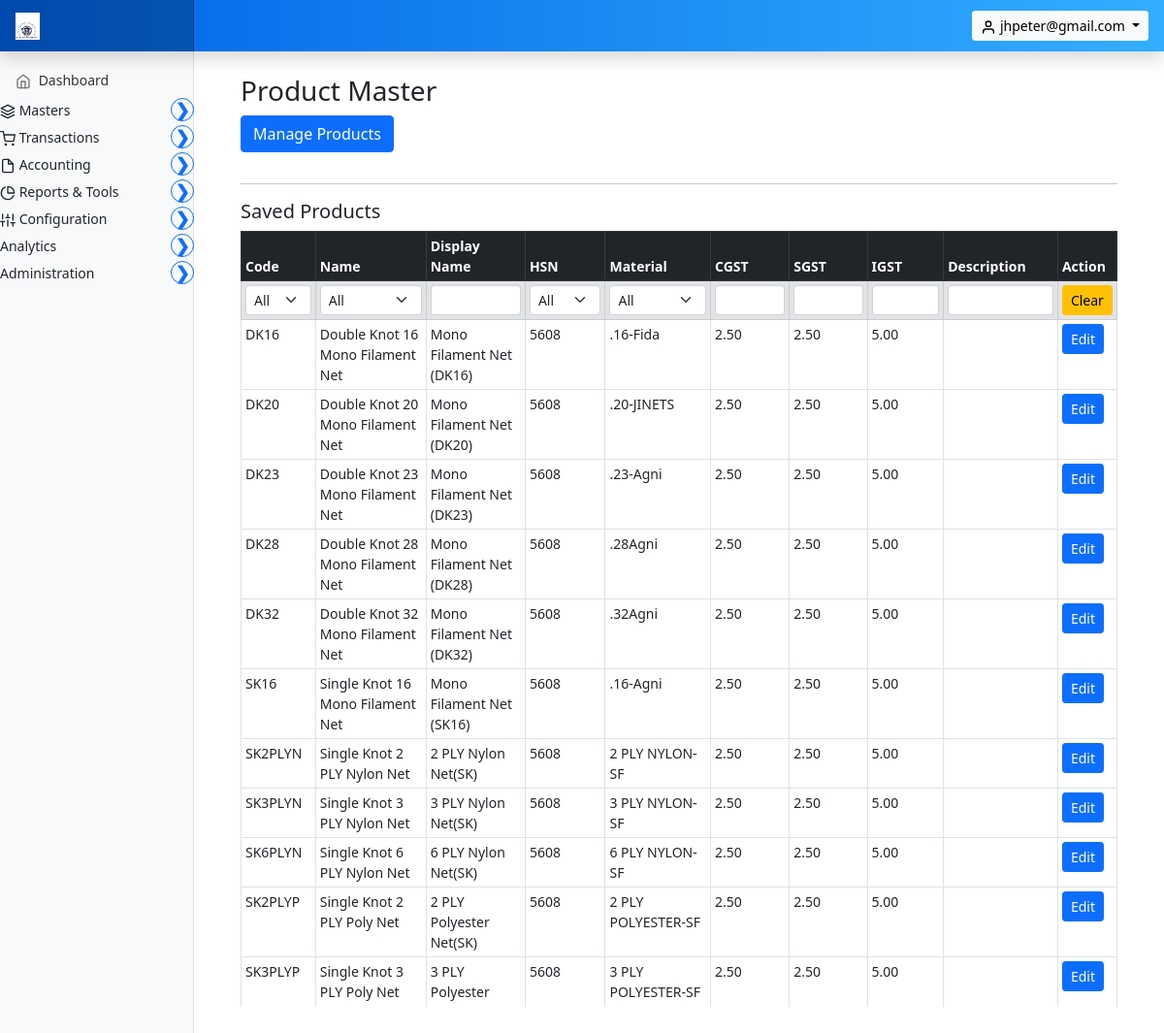
Screenshot of /invoice/products/ (signed in) with the database file from the repository.
### marania_invoice_app/models.py (models this page shows, shortened)
class Product(models.Model):
    code = models.CharField(max_length=50, unique=True)
    name = models.CharField(max_length=200)
    display_name = models.CharField(max_length=200, blank=True, null=True)
    hsn = models.CharField(max_length=20, blank=True, null=True)
    material = models.ForeignKey(
        Materials,
        to_field='code',
        on_delete=models.DO_NOTHING,
        related_name='products',
        db_constraint=False,   # ⭐ KEY LINE
        null=True,
        blank=True,
    )
    cgst = models.DecimalField(max_digits=5, decimal_places=2, default=0)
    sgst = models.DecimalField(max_digits=5, decimal_places=2, default=0)
    igst = models.DecimalField(max_digits=5, decimal_places=2, default=0)
    description = models.TextField(blank=True, null=True)
    created_at = models.DateTimeField(auto_now_add=True)
    updated_at = models.DateTimeField(auto_now=True)

class Materials(models.Model):
    code = models.CharField(max_length=50, unique=True)
    name = models.CharField(max_length=255)
    displayname = models.CharField(max_length=255, blank=True, null=True)
    price = models.DecimalField(
        max_digits=10,
        decimal_places=2,
        default=0.00
    )
    gst = models.DecimalField(
        max_digits=5,
        decimal_places=2,
        blank=True,
        null=True,
        help_text="GST percentage (e.g. 9.00)"
    )
    supplier = models.ForeignKey(
                            Parties,
                            to_field='code',
                            on_delete=models.DO_NOTHING,
                            related_name='materials',
                            db_constraint=False,   # ⭐ KEY LINE
                            null=True,
                            blank=True
                        )
    created_at = models.DateTimeField(auto_now_add=True)
    updated_at = models.DateTimeField(auto_now=True)

### marania_invoice_app/views.py (the view, shortened to what this page needs)
# urls.py: path("products/", views.product_master, name="product_master"),
@login_required
def product_master(request):
    products = Product.objects.select_related("material").all()
    materials = Materials.objects.all()
    unique_codes = sorted({p.code for p in products})
    unique_names = sorted({p.name for p in products})
    unique_hsn = sorted({p.hsn or "-" for p in products})
    unique_materials = sorted({p.material.name for p in products if p.material})
    return render(request, "marania_invoice_app/product_master.html", {
        "products": products,
        "materials": materials,              # ✅ NEW
        "unique_codes": unique_codes,
        "unique_names": unique_names,
        "unique_hsn": unique_hsn,
        "unique_materials": unique_materials # ✅ NEW
    })

### marania_invoice_app/context_processors.py (called while the page is built, shortened)
def _is_user_manager(user):
    if not user.is_authenticated:
        return False
    if user.is_superuser or user.is_staff:
        return True
    profile = getattr(user, "user_profile", None)
    if profile is None:
        return False
    return "user_management" in profile.permitted_module_keys()

def _permitted_module_keys(user):
    if not user.is_authenticated:
        return set()
    if user.is_superuser:
        from .modules import MODULE
        return set(MODULE.values())

def base_context(request):
    from django.conf import settings
    company, _ = CompanySettings.objects.get_or_create(id=1)
    user = request.user
    permitted_keys = _permitted_module_keys(user)
    if user.is_authenticated:
        try:
            request.session["permitted_module_keys"] = sorted(permitted_keys)
        except Exception:
            pass
    is_superuser = user.is_authenticated and user.is_superuser
    is_user_manager = _is_user_manager(user)
    return {
        "config": company,  # exposes company_title, logo, etc.
        "app_settings": company,
        "company": company,
        "is_superuser": is_superuser,
        "is_user_manager": is_user_manager,
        "permitted_module_keys": permitted_keys,
        "DEFAULT_LOGO_URL": "/static/images/marania_eagle_logo.png",
    }

### marania_invoice_app/models.py (called while the page is built)
    @property
    def display_logo_url(self):
        if self.company_logo and hasattr(self.company_logo, "url") and self.company_logo.name:
            try:
                return self.company_logo.url
            except Exception:
                return "/static/images/marania_eagle_logo.png"
        return "/static/images/marania_eagle_logo.png"

### templates/marania_invoice_app/product_master.html (shortened to what this page needs)
{% extends 'partials/base.html' %}
{% load static %}
{% block main %}
<main class="col-md-9 ms-sm-auto col-lg-10 px-md-4">
  <div class="container my-4">
    <h3>Product Master</h3>
    <button class="btn btn-primary mb-3" type="button"
            data-bs-toggle="collapse" data-bs-target="#productForm">
      Manage Products
    </button>
    <hr>
    <h5>Saved Products</h5>
    {% if products %}
    <div class="table-responsive" style="max-height:800px; overflow-y:auto;">
      <table class="table table-bordered table-hover table-sm">
        <thead class="table-dark">
          <tr>
            <th>Code</th>
            <th>Name</th>
            <th>Display Name</th>
            <th>HSN</th>
            <th>Material</th>
            <th>CGST</th>
            <th>SGST</th>
            <th>IGST</th>
            <th>Description</th>
            <th>Action</th>
          </tr>
          <tr class="table-secondary">
            <th>
              <select class="form-select form-select-sm column-filter" data-col="0">
                <option value="">All</option>
              </select>
            </th>
            <th>
              <select class="form-select form-select-sm column-filter" data-col="1">
                <option value="">All</option>
              </select>
            </th>
            <th><input class="form-control form-control-sm column-filter" data-col="2"></th>
            <th>
              <select class="form-select form-select-sm column-filter" data-col="3">
                <option value="">All</option>
              </select>
            </th>
            <th>
              <select class="form-select form-select-sm column-filter" data-col="4">
                <option value="">All</option>
              </select>
            </th>
            <th><input class="form-control form-control-sm column-filter" data-col="5"></th>
            <th><input class="form-control form-control-sm column-filter" data-col="6"></th>
            <th><input class="form-control form-control-sm column-filter" data-col="7"></th>
            <th><input class="form-control form-control-sm column-filter" data-col="8"></th>
            <th>
              <button type="button" id="clear-filters" class="btn btn-warning btn-sm">
                Clear
              </button>
            </th>
          </tr>
        </thead>
        <tbody>
          {% for p in products %}
          <tr>
            <td>{{ p.code }}</td>
            <td>{{ p.name }}</td>
            <td>{{ p.display_name }}</td>
            <td>{{ p.hsn }}</td>
            <td>{{ p.material.name }}</td>
            <td>{{ p.cgst }}</td>
            <td>{{ p.sgst }}</td>
            <td>{{ p.igst }}</td>
            <td>{{ p.description }}</td>
            <td>
              <button class="btn btn-primary btn-sm load-product"
                      data-id="{{ p.id }}">Edit</button>
            </td>
          </tr>
          {% endfor %}
        </tbody>
      </table>
    </div>
    {% else %}
      <p class="text-muted">No products found.</p>
    {% endif %}
  </div>
</main>
{% endblock %}

### templates/partials/base.html (shortened to what this page needs)
{% load static %}
<!doctype html>
<html lang="en">
  <head>
    <link href="{% static 'assets/css/bootstrap.min.css' %}" rel="stylesheet">
    <link href="{% static 'assets/css/dashboard.css' %}" rel="stylesheet">
  </head>
  <body>
<header class="navbar navbar-dark sticky-top"
style="background: linear-gradient(90deg, #0062E6, #33AEFF); flex-wrap: nowrap; padding: 0; box-shadow: 0 0.5rem 1rem rgba(0,0,0,.15);">
  <a class="navbar-brand col-md-3 col-lg-2 me-0 px-3" href="#">
    <img src="{{ config.display_logo_url }}" alt="logo" height="28" class="me-2 d-inline-block align-text-top"
         onerror="this.style.display='none';">
  </a>
  <div class="ms-auto me-3 d-flex align-items-center">
    {% if user.is_authenticated %}
    <div class="dropdown">
      <button class="btn btn-light btn-sm dropdown-toggle" type="button" data-bs-toggle="dropdown" aria-expanded="false">
        <span data-feather="user"></span> {{ user.username }}
      </button>
    </div>
    {% endif %}
  </div>
</header>
<div class="container-fluid">
  <div class="row">
    <nav id="sidebarMenu" class="col-md-3 col-lg-2 d-md-block bg-light sidebar collapse">
      <div class="position-sticky pt-3">
        <ul class="nav flex-column">
          <li class="nav-item">
            <a class="nav-link" href="{% url 'dashboard' %}">
              <span data-feather="home"></span>
              Dashboard
            </a>
          </li>
          {% if 'masters' in permitted_module_keys or is_superuser %}
          <li class="nav-item">
            <div class="d-flex justify-content-between align-items-center mb-1 parent-menu">
              <span>
                <span data-feather="layers"></span>
                Masters
              </span>
              <button class="collapse-btn btn btn-outline-primary btn-sm rounded-circle"
                      type="button"
                      data-bs-toggle="collapse"
                      data-bs-target="#MastersSubmenu"
                      aria-expanded="false"
                      aria-controls="MastersSubmenu">
                <span class="collapse-icon">&#10095;</span>
              </button>
            </div>
          </li>
          {% endif %}
          {% if 'transactions' in permitted_module_keys or is_superuser %}
          <li class="nav-item">
            <div class="d-flex justify-content-between align-items-center mb-1 parent-menu">
              <span>
                <span data-feather="shopping-cart"></span>
                Transactions
              </span>
              <button class="collapse-btn btn btn-outline-primary btn-sm rounded-circle"
                      type="button"
                      data-bs-toggle="collapse"
                      data-bs-target="#TransactionsSubmenu"
                      aria-expanded="false"
                      aria-controls="TransactionsSubmenu">
                <span class="collapse-icon">&#10095;</span>
              </button>
            </div>
          </li>
          {% endif %}
          {% if 'accounting' in permitted_module_keys or is_superuser %}
          <li class="nav-item">
            <div class="d-flex justify-content-between align-items-center mb-1 parent-menu">
              <span>
                <span data-feather="file"></span>
                Accounting
              </span>
              <button class="collapse-btn btn btn-outline-primary btn-sm rounded-circle"
                      type="button"
                      data-bs-toggle="collapse"
                      data-bs-target="#AccountingSubmenu"
                      aria-expanded="false"
                      aria-controls="AccountingSubmenu">
                <span class="collapse-icon">&#10095;</span>
              </button>
            </div>
          </li>
          {% endif %}
          {% if 'reports_tools' in permitted_module_keys or is_superuser %}
          <li class="nav-item">
            <div class="d-flex justify-content-between align-items-center mb-1 parent-menu">
              <span>
                <span data-feather="pie-chart"></span>
                Reports & Tools
              </span>
              <button class="collapse-btn btn btn-outline-primary btn-sm rounded-circle"
                      type="button"
                      data-bs-toggle="collapse"
                      data-bs-target="#ReportsSubmenu"
                      aria-expanded="false"
                      aria-controls="ReportsSubmenu">
                <span class="collapse-icon">&#10095;</span>
              </button>
            </div>
          </li>
          {% endif %}
          {% if 'configuration' in permitted_module_keys or is_superuser %}
          <li class="nav-item">
            <div class="d-flex justify-content-between align-items-center mb-1 parent-menu">
              <span>
                <span data-feather="sliders"></span>
                Configuration
              </span>
              <button class="collapse-btn btn btn-outline-primary btn-sm rounded-circle"
                      type="button"
                      data-bs-toggle="collapse"
                      data-bs-target="#ConfigurationSubmenu"
                      aria-expanded="false"
                      aria-controls="ConfigurationSubmenu">
                <span class="collapse-icon">&#10095;</span>
              </button>
            </div>
          </li>
          {% endif %}
          {% if 'analytics' in permitted_module_keys or is_superuser %}
          <li class="nav-item">
            <div class="d-flex justify-content-between align-items-center mb-1 parent-menu">
              <span>
                Analytics
              </span>
              <button class="collapse-btn btn btn-outline-primary btn-sm rounded-circle"
                      type="button"
                      data-bs-toggle="collapse"
                      data-bs-target="#AnalyticsSubmenu"
                      aria-expanded="false"
                      aria-controls="AnalyticsSubmenu">
                <span class="collapse-icon">&#10095;</span>
              </button>
            </div>
          </li>
          {% endif %}
          {% if 'administration' in permitted_module_keys or 'user_management' in permitted_module_keys or is_superuser %}
          <li class="nav-item">
            <div class="d-flex justify-content-between align-items-center mb-1 parent-menu">
              <span>
                Administration
              </span>
              <button class="collapse-btn btn btn-outline-primary btn-sm rounded-circle"
                      type="button"
                      data-bs-toggle="collapse"
                      data-bs-target="#AdminSubmenu"
                      aria-expanded="false"
                      aria-controls="AdminSubmenu">
                <span class="collapse-icon">&#10095;</span>
              </button>
            </div>
          </li>
          {% endif %}
        </ul>
      </div>
    </nav>
  {% block main %}
  {% endblock %}
  </div>
</div>
  </body>
</html>

### static/assets/css/dashboard.css (style rules this page uses)
body { font-size: .875rem; }
.feather { width: 16px; height: 16px; vertical-align: text-bottom; }
.sidebar { position: fixed; top: 0; bottom: 0; left: 0; z-index: 100; padding: 48px 0 0; box-shadow: inset -1px 0 0 rgba(0, 0, 0, .1); }
.sidebar .nav-link { font-weight: 500; color: #333; }
.sidebar .nav-link .feather { margin-right: 4px; color: #727272; }
.navbar-brand { padding-top: .75rem; padding-bottom: .75rem; font-size: 1rem; background-color: rgba(0, 0, 0, .25); box-shadow: inset -1px 0 0 rgba(0, 0, 0, .25); }

### templates/partials/base.html (style rules this page uses)
.collapse-icon { transition: transform 0.3s ease; display: inline-block; font-size: 18px; font-weight: bold; line-height: 1; }
.collapse-btn { width: 24px; height: 24px; display: flex; align-items: center; justify-content: center; padding: 0; font-size: 16px; font-weight: bold; transition: all 0.3s ease; }

### rows the page displays
Product: code "DK16", name "Double Knot 16 Mono Filament Net", display_name "Mono Filament Net (DK16)", hsn "5608", material.name ".16-Fida", cgst "2.50", sgst "2.50", igst "5.00"
Product: code "DK20", name "Double Knot 20 Mono Filament Net", display_name "Mono Filament Net (DK20)", hsn "5608", material.name ".20-JINETS", cgst "2.50", sgst "2.50", igst "5.00"
Product: code "DK23", name "Double Knot 23 Mono Filament Net", display_name "Mono Filament Net (DK23)", hsn "5608", material.name ".23-Agni", cgst "2.50", sgst "2.50", igst "5.00"
Product: code "DK28", name "Double Knot 28 Mono Filament Net", display_name "Mono Filament Net (DK28)", hsn "5608", material.name ".28Agni", cgst "2.50", sgst "2.50", igst "5.00"
Product: code "DK32", name "Double Knot 32 Mono Filament Net", display_name "Mono Filament Net (DK32)", hsn "5608", material.name ".32Agni", cgst "2.50", sgst "2.50", igst "5.00"
Product: code "SK16", name "Single Knot 16 Mono Filament Net", display_name "Mono Filament Net (SK16)", hsn "5608", material.name ".16-Agni", cgst "2.50", sgst "2.50", igst "5.00"
Product: code "SK2PLYN", name "Single Knot 2 PLY Nylon Net", display_name "2 PLY Nylon Net(SK)", hsn "5608", material.name "2 PLY NYLON-SF", cgst "2.50", sgst "2.50", igst "5.00"
Product: code "SK3PLYN", name "Single Knot 3 PLY Nylon Net", display_name "3 PLY Nylon Net(SK)", hsn "5608", material.name "3 PLY NYLON-SF", cgst "2.50", sgst "2.50", igst "5.00"
Product: code "SK6PLYN", name "Single Knot 6 PLY Nylon Net", display_name "6 PLY Nylon Net(SK)", hsn "5608", material.name "6 PLY NYLON-SF", cgst "2.50", sgst "2.50", igst "5.00"
Product: code "SK2PLYP", name "Single Knot 2 PLY Poly Net", display_name "2 PLY Polyester Net(SK)", hsn "5608", material.name "2 PLY POLYESTER-SF", cgst "2.50", sgst "2.50", igst "5.00"
Product: code "SK3PLYP", name "Single Knot 3 PLY Poly Net", display_name "3 PLY Polyester…", hsn "5608", material.name "3 PLY POLYESTER-SF", cgst "2.50", sgst "2.50", igst "5.00"

### other values shown
{{ user.username }} "jhpeter@gmail.com"
